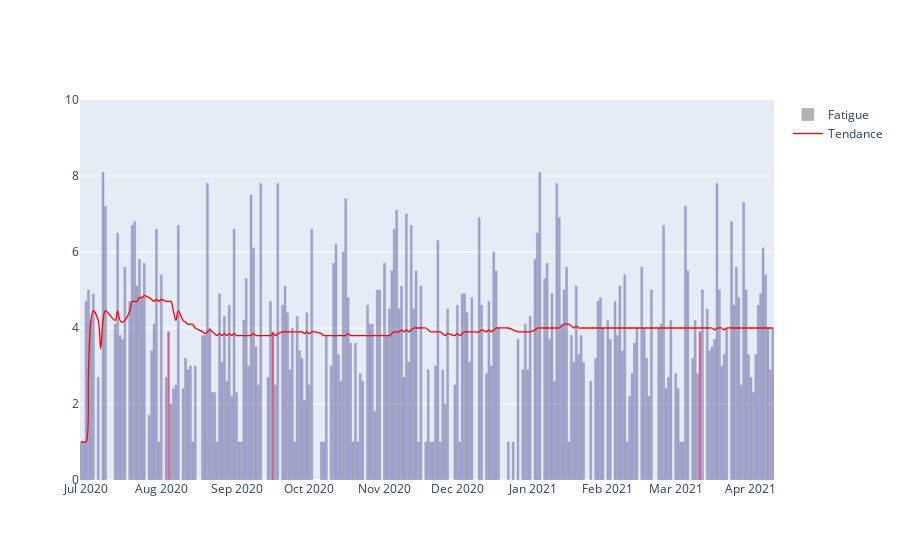

Notebook source saved alongside this figure:
### Code cell
fig = go.Figure()
fig.add_trace(go.Bar(x=data_s['dateSeance'], y=data_s['fatigue'], opacity=.6,
                     marker=dict(color=['red' if f==3.9 else 'grey' for f in data_s['fatigue']],
                                 line_color='blue', line_width=.3), name='Fatigue'))
fig.add_trace(go.Scatter(x=data_s['dateSeance'], y=data_s['fatigue_cumul'],
                         mode='lines', line=dict(shape='spline', color='red', width=1.3), name='Tendance'))
fig.update_layout(yaxis_range=[0, 10], hovermode='x')
fig

### Figure 1 — Plotly figure (JSON) as saved in the notebook; plotly's stock layout.template omitted (floating-point values rounded to 4 significant figures; data arrays with more than 128 entries replaced by an {"elided": "..."} marker saying what was removed)
{"data": [{"marker": {"color": {"elided": "241 str values"}, "line": {"color": "blue", "width": 0.3}}, "name": "Fatigue", "opacity": 0.6, "type": "bar", "x": {"elided": "241 str values"}, "y": {"elided": "241 float values"}}, {"line": {"color": "red", "shape": "spline", "width": 1.3}, "mode": "lines", "name": "Tendance", "type": "scatter", "x": {"elided": "241 str values"}, "y": {"elided": "241 float values"}}], "layout": {"hovermode": "x", "yaxis": {"range": [0, 10]}}}
